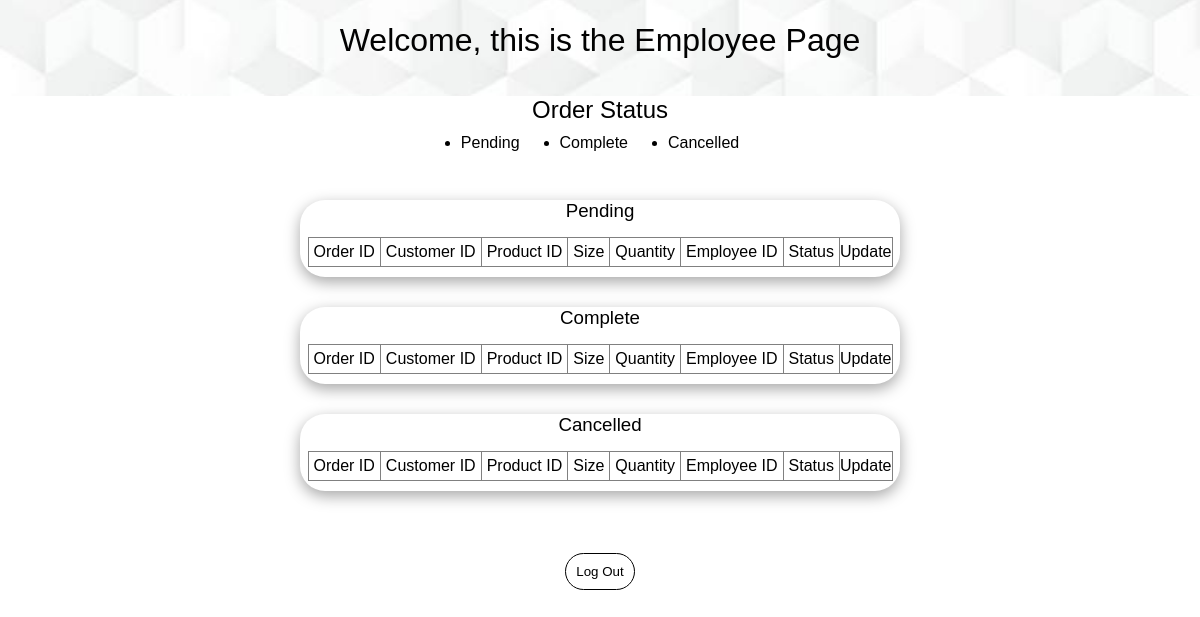
The app's page /employee.php (signed in), older data.
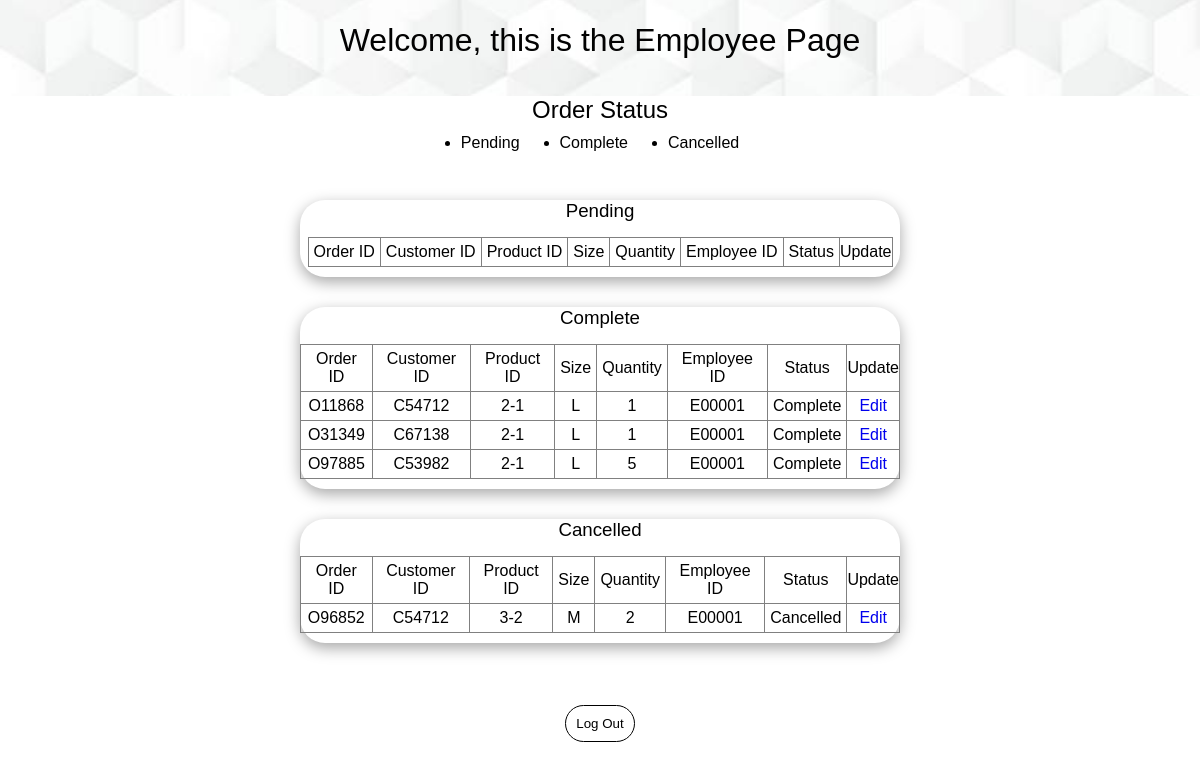
The same page, newer data.
### tables this page shows
CREATE TABLE `prod_order` (
  `ord_id` varchar(6) NOT NULL,
  `cust_id` varchar(6) DEFAULT NULL,
  `prod_id` varchar(6) DEFAULT NULL,
  `qty` int(10) DEFAULT NULL,
  `ord_status` varchar(60) DEFAULT NULL,
  `emp_id` varchar(6) DEFAULT NULL,
  `size` varchar(2) NOT NULL
);

### employee.php (the view, shortened to what this page needs)
<!DOCTYPE html>
<?php
    include("dbconn.php");
    $employee = $_SESSION['emp_id']
?>
<html lang="en">
<head>
</head>
<header>
    <div class="headcont">
    <h1>Welcome, this is the Employee Page</h1>
    </div>
</header>
<body>
    <div class="order-stat">
        <h2>Order Status</h2>
        <div class="status">
            <ul>
                <li>Pending</li>
                <li>Complete</li>
                <li>Cancelled</li>
            </ul>
        </div>
    </div>
    <br>
    <div class="container">
        <div class="pending-stat">
            <h3>Pending</h3>
            <table border="1">
                <tr>
                    <td>Order ID</td>
                    <td>Customer ID</td>
                    <td>Product ID</td>
                    <td>Size</td>
                    <td>Quantity</td>
                    <td>Employee ID</td>
                    <td>Status</td>
                    <th>Update</th>
                </tr>
            </table>
        </div>
        <div class="complete-stat">
            <h3>Complete</h3>
            <table border="1">
                <tr>
                    <td>Order ID</td>
                    <td>Customer ID</td>
                    <td>Product ID</td>
                    <td>Size</td>
                    <td>Quantity</td>
                    <td>Employee ID</td>
                    <td>Status</td>
                    <th>Update</th>
                    <?php
                    $sql = "select * from prod_order where ord_status = 'Complete' and emp_id = '$employee';";
                    $query = mysqli_query($dbconn, $sql) or die ("Error :". mysqli_error($dbconn));
                    while($row = mysqli_fetch_array($query)){
                        echo "<tr>";
                        echo "<td>". $row['ord_id'] ."</td>";
                        echo "<td>". $row['cust_id'] ."</td>";
                        echo "<td>". $row['prod_id'] ."</td>";
                        echo "<td>". $row['size'] ."</td>";
                        echo "<td>". $row['qty'] ."</td>";
                        echo "<td>". $row['emp_id'] ."</td>";
                        echo "<td>". $row['ord_status'] ."</td>";
                        echo"<td><a href='editStatus.php?o_code=".$row["ord_id"]."'>Edit</a></td>";
                        echo "<tr>";
                    }
                    ?>
                </tr>
            </table>
        </div>
        <div class="complete-stat">
            <h3>Cancelled</h3>
            <table border="1">
                <tr>
                    <td>Order ID</td>
                    <td>Customer ID</td>
                    <td>Product ID</td>
                    <td>Size</td>
                    <td>Quantity</td>
                    <td>Employee ID</td>
                    <td>Status</td>
                    <th>Update</th>
                    <?php
                    $sql = "select * from prod_order where ord_status = 'Cancelled' and emp_id = '$employee';";
                    $query = mysqli_query($dbconn, $sql) or die ("Error :". mysqli_error($dbconn));
                    while($row = mysqli_fetch_array($query)){
                        echo "<tr>";
                        echo "<td>". $row['ord_id'] ."</td>";
                        echo "<td>". $row['cust_id'] ."</td>";
                        echo "<td>". $row['prod_id'] ."</td>";
                        echo "<td>". $row['size'] ."</td>";
                        echo "<td>". $row['qty'] ."</td>";
                        echo "<td>". $row['emp_id'] ."</td>";
                        echo "<td>". $row['ord_status'] ."</td>";
                        echo"<td><a href='editStatus.php?o_code=".$row['ord_id']."' >Edit</a></td>";
                        echo "<tr>";
                    }
                    ?>
                </tr>
            </table>
        </div>
    </div>
    <div class="logbtn">
        <button class="btnLogOut" onClick='confirmation()'>Log Out</button>
    </div>
</body>
</html>

Row changes from the older to the newer data that the page shows:
added prod_order: ord_id "O11868", cust "C54712", prod "2-1", size "L", qty "1", emp "E00001", ord_status "Complete"
added prod_order: ord_id "O31349", cust "C67138", prod "2-1", size "L", qty "1", emp "E00001", ord_status "Complete"
added prod_order: ord_id "O97885", cust "C53982", prod "2-1", size "L", qty "5", emp "E00001", ord_status "Complete"
added prod_order: ord_id "O96852", cust "C54712", prod "3-2", size "M", qty "2", emp "E00001", ord_status "Cancelled"
